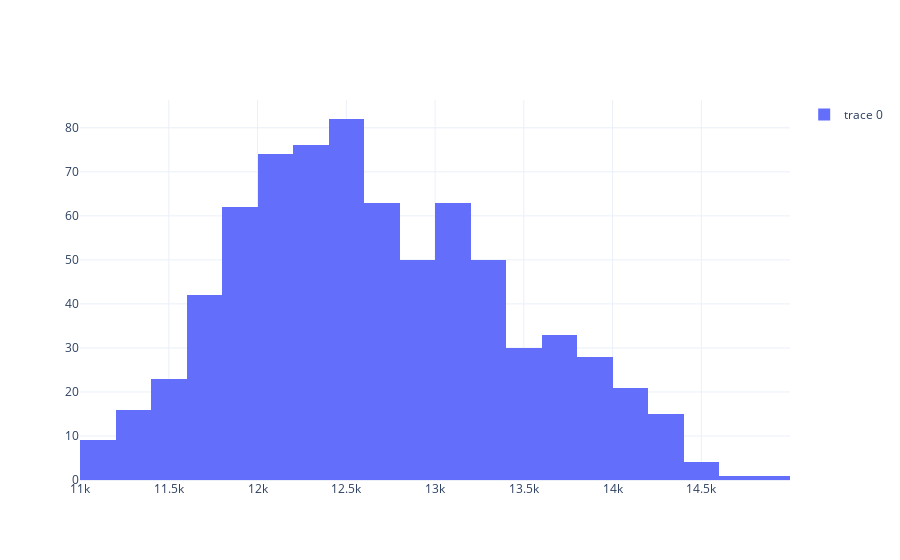

This figure's notebook cell:
### Code cell
show_plot([make_hist([read.length for read in centromere_reads], bin_size=200)])

### Figure 1 — Plotly figure (JSON) as saved in the notebook; plotly's stock layout.template omitted (floating-point values rounded to 4 significant figures; data arrays with more than 128 entries replaced by an {"elided": "..."} marker saying what was removed)
{"data": [{"showlegend": true, "type": "histogram", "x": {"elided": "743 int values"}, "xbins": {"size": 200}}], "layout": {"hovermode": "closest", "xaxis": {"showgrid": true}, "yaxis": {"showgrid": true}}}
